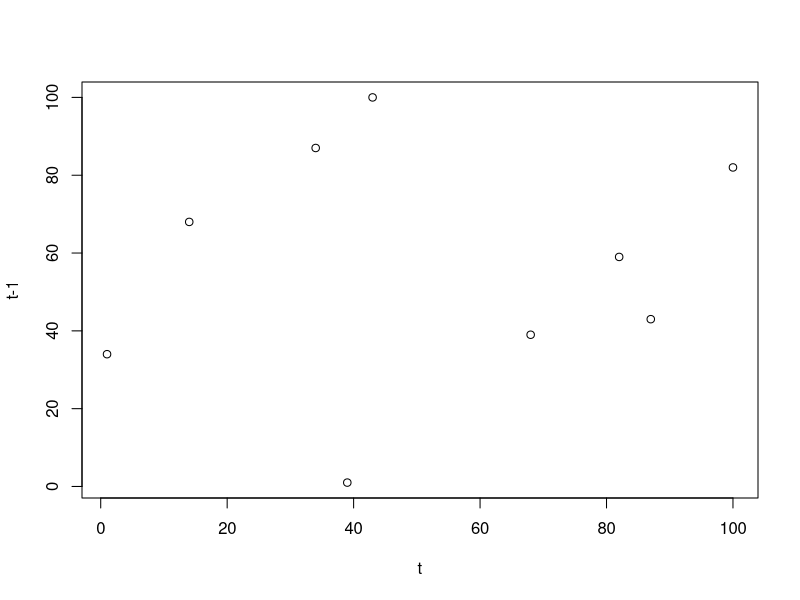

Write the R code that produced this figure.
# Autocorrelation is a measure of similarity (correlation) between nearby observations

## TEMPORAL AUTOCORRELATION
# Sia 'd' un vettore di osservazioni temporali (daily)
set.seed(0)
d <- sample(100, 10)
a <- d[-length(d)]
b <- d[-1]
plot(a, b, xlab='t', ylab='t-1')










